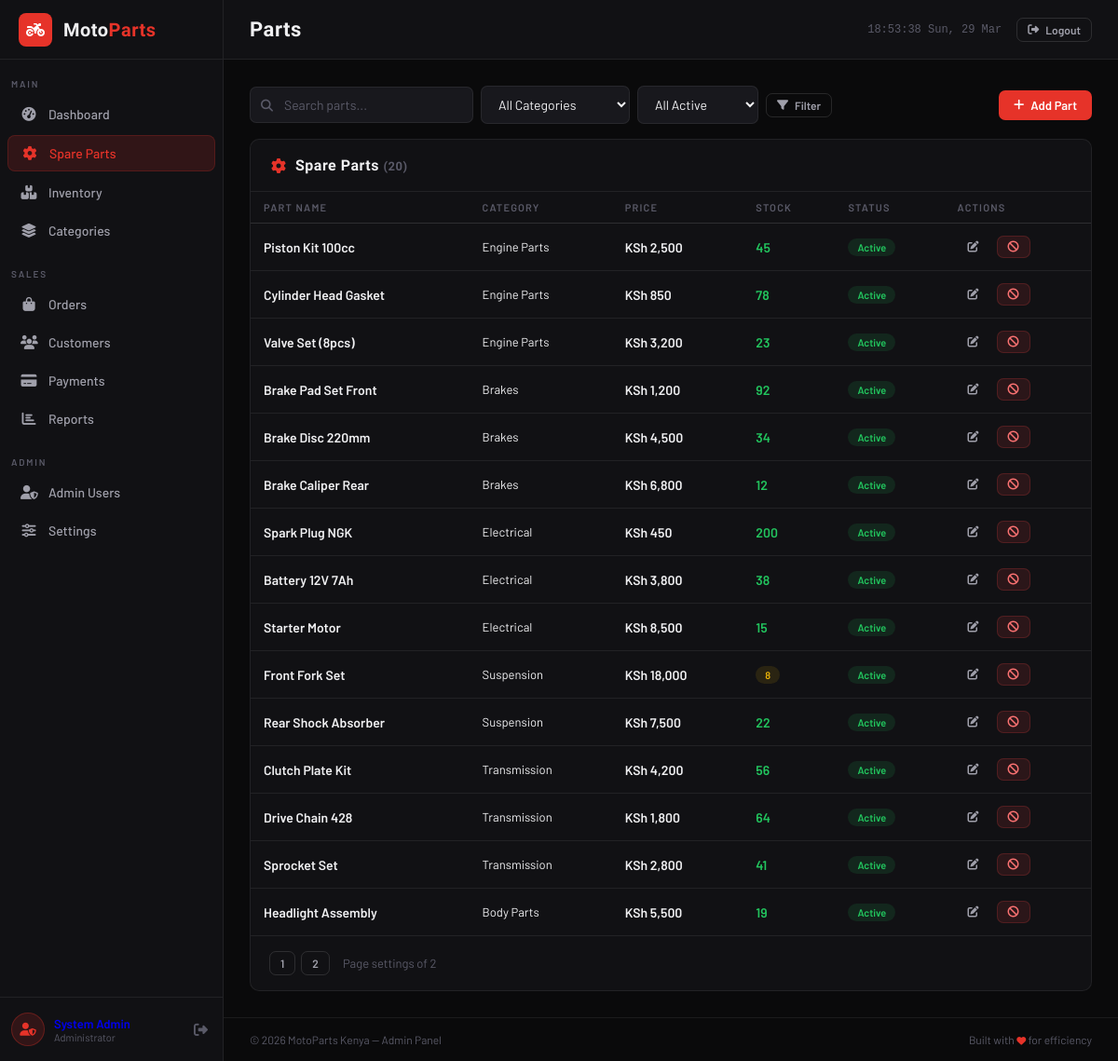
/admin/parts.php (signed in), run on the app's committed database.
### tables this page shows
CREATE TABLE IF NOT EXISTS spare_parts (
    part_id     INT            NOT NULL AUTO_INCREMENT,
    part_name   VARCHAR(200)   NOT NULL,
    category_id INT            DEFAULT NULL,
    price       DECIMAL(10,2)  NOT NULL,
    stock       INT            NOT NULL DEFAULT 0,
    description TEXT           DEFAULT NULL,
    image       VARCHAR(255)   NOT NULL DEFAULT 'default-part.jpg',
    brand       VARCHAR(100)   DEFAULT NULL,
    sku         VARCHAR(50)    DEFAULT NULL,
    is_active   TINYINT(1)     NOT NULL DEFAULT 1,
    created_at  TIMESTAMP      NOT NULL DEFAULT CURRENT_TIMESTAMP,
    updated_at  TIMESTAMP      NOT NULL DEFAULT CURRENT_TIMESTAMP ON UPDATE CURRENT_TIMESTAMP,
    PRIMARY KEY (part_id),
    UNIQUE KEY uq_sku (sku),
    KEY idx_category (category_id),
    CONSTRAINT fk_part_category
        FOREIGN KEY (category_id) REFERENCES categories(category_id)
        ON DELETE SET NULL
);

CREATE TABLE IF NOT EXISTS categories (
    category_id   INT          NOT NULL AUTO_INCREMENT,
    category_name VARCHAR(100) NOT NULL,
    description   TEXT         DEFAULT NULL,
    icon          VARCHAR(50)  NOT NULL DEFAULT 'fa-cog',
    created_at    TIMESTAMP    NOT NULL DEFAULT CURRENT_TIMESTAMP,
    PRIMARY KEY (category_id)
);

### admin/includes/db.php (called while the page is built, shortened)
<?php
if (!function_exists('sanitize')) {
    function sanitize($data) {
        return htmlspecialchars(strip_tags(trim((string)$data)), ENT_QUOTES, 'UTF-8');
    }
}

### admin/parts.php (the view, shortened to what this page needs)
<?php
require_once __DIR__ . '/includes/db.php';
$db = getDB();
$search    = trim($_GET['search'] ?? '');
$catFilter = (int)($_GET['category'] ?? 0);
$filter    = $_GET['filter'] ?? '';
$page      = max(1, (int)($_GET['page'] ?? 1));
$perPage   = 15;
$offset    = ($page - 1) * $perPage;
$where = "1=1";
if ($filter === 'low')      $where .= " AND p.stock<=10 AND p.stock>0 AND p.is_active=1";
elseif ($filter === 'out')  $where .= " AND p.stock=0 AND p.is_active=1";
elseif ($filter === 'inactive') $where .= " AND p.is_active=0";
else                        $where .= " AND p.is_active=1";
$_r   = $db->query("SELECT COUNT(*) c FROM spare_parts p WHERE $where");
$total = $_r ? (int)$_r->fetch_assoc()['c'] : 0;
$pages = ceil($total / $perPage);
$parts = $db->query("
    SELECT p.*, c.category_name
    FROM spare_parts p
    LEFT JOIN categories c ON p.category_id = c.category_id
    WHERE $where
    ORDER BY p.created_at DESC
    LIMIT $perPage OFFSET $offset
");
require_once __DIR__ . '/includes/header.php';
?>
<div class="flex items-center justify-between mb-4">
  <form class="flex gap-2 items-center" method="GET">
    <div class="search-box">
      <input class="form-control" style="width:240px;" name="search"
             placeholder="Search parts..." value="<?= htmlspecialchars($search) ?>">
    </div>
    <select class="form-control" name="category" style="width:160px;">
      <option value="">All Categories</option>
    </select>
    <select class="form-control" name="filter" style="width:130px;">
      <option value="">All Active</option>
    </select>
    <button class="btn btn-outline btn-sm" type="submit"><i class="fas fa-filter"></i> Filter</button>
  </form>
  <button class="btn btn-primary" onclick="openModal('addModal')">
    <i class="fas fa-plus"></i> Add Part
  </button>
</div>
<div class="card">
  <div class="card-header">
    <i class="fas fa-cog" style="color:var(--red);"></i>
    <h3>Spare Parts <span class="text-muted text-sm">(<?= $total ?>)</span></h3>
  </div>
  <div class="table-wrap">
    <table>
      <thead>
        <tr>
          <th>Part Name</th>
          <th>Category</th>
          <th>Price</th>
          <th>Stock</th>
          <th>Status</th>
          <th>Actions</th>
        </tr>
      </thead>
      <tbody>
        <?php if ($parts && $parts->num_rows > 0):
          while ($p = $parts->fetch_assoc()): ?>
        <tr>
          <td style="font-weight:600;max-width:220px;"><?= sanitize($p['part_name']) ?></td>
          <td class="text-sm"><?= sanitize($p['category_name'] ?? '-') ?></td>
          <td style="font-weight:600;">KSh <?= number_format($p['price']) ?></td>
          <td>
            <?php if ($p['stock'] == 0): ?>
              <span class="tag tag-out">Out</span>
            <?php elseif ($p['stock'] <= 10): ?>
              <span class="tag tag-low"><?= $p['stock'] ?></span>
            <?php else: ?>
              <span style="color:var(--green);font-weight:600;"><?= $p['stock'] ?></span>
            <?php endif; ?>
          </td>
          <td>
            <span class="tag <?= $p['is_active'] ? 'tag-active' : 'tag-inactive' ?>">
              <?= $p['is_active'] ? 'Active' : 'Inactive' ?>
            </span>
          </td>
          <td>
            <div class="flex gap-2">
              <button class="btn btn-ghost btn-sm" title="Edit"
                      onclick='editPart(<?= json_encode($p) ?>)'>
                <i class="fas fa-edit"></i>
              </button>
              <?php if ($p['is_active']): ?>
              <form method="POST" style="display:inline;"
                    onsubmit="return confirm('Deactivate this part?')">
                <button class="btn btn-danger btn-sm" type="submit">
                  <i class="fas fa-ban"></i>
                </button>
              </form>
              <?php endif; ?>
            </div>
          </td>
        </tr>
        <?php endwhile; endif; ?>
      </tbody>
    </table>
  </div>
  <?php if ($pages > 1): ?>
  <div style="padding:16px 20px;border-top:1px solid var(--border);display:flex;gap:6px;align-items:center;">
    <?php for ($i = 1; $i <= $pages; $i++): ?>
    <a href="?page=<?= $i ?>&search=<?= urlencode($search) ?>&category=<?= $catFilter ?>&filter=<?= $filter ?>"
       class="btn btn-sm <?= $i==$page ? 'btn-primary' : 'btn-outline' ?>"><?= $i ?></a>
    <?php endfor; ?>
    <span class="text-muted text-sm" style="margin-left:8px;">
      Page <?= $page ?> of <?= $pages ?>
    </span>
  </div>
  <?php endif; ?>
</div>
<?php require_once __DIR__ . '/includes/footer.php'; ?>

### admin/includes/header.php (style rules this page uses)
*, *::before, *::after { box-sizing: border-box; margin: 0; padding: 0; }
:root { --red: #e63329; --red-dark: #b5261e; --red-glow: rgba(230,51,41,0.15); --bg: #0a0a0b; --surface: #111114; --surface-2: #18181d; --surface-3: #1e1e24; --border: rgba(255,255,255,0.07); --border-2: rgba(255,255,255,0.12); --text: #f0f0f2; --text-2: #a0a0ab; --muted: #5a5a68; --green: #22c55e; --yellow: #eab308; --blue: #3b82f6; --font-head: 'Barlow Condensed', sans-serif; --font-body: 'Barlow', sans-serif; --sidebar-w: 240px; --topbar-h: 64px; --radius: 10px; }
html, body { height: 100%; background: var(--bg); font-family: var(--font-body); color: var(--text); }
.card { background: var(--surface); border: 1px solid var(--border); border-radius: var(--radius); overflow: hidden; }
.card-header { padding: 18px 22px; border-bottom: 1px solid var(--border); display: flex; align-items: center; gap: 10px; }
.card-header h3 { font-family: var(--font-head); font-size: 16px; font-weight: 700; letter-spacing: 0.5px; flex: 1; }
.table-wrap { overflow-x: auto; }
table { width: 100%; border-collapse: collapse; font-size: 14px; }
thead tr { border-bottom: 1px solid var(--border-2); }
th { padding: 10px 14px; text-align: left; font-size: 11px; font-weight: 600; letter-spacing: 1.2px; text-transform: uppercase; color: var(--muted); white-space: nowrap; }
td { padding: 13px 14px; border-bottom: 1px solid var(--border); vertical-align: middle; }
tr:last-child td { border-bottom: none; }
.tag { display: inline-flex; align-items: center; padding: 3px 10px; border-radius: 20px; font-size: 11px; font-weight: 600; white-space: nowrap; }
.tag-active { background: rgba(34,197,94,0.12); color: var(--green); }
.tag-low { background: rgba(234,179,8,0.12); color: var(--yellow); }
.btn { display: inline-flex; align-items: center; gap: 7px; padding: 8px 16px; border-radius: 7px; font-family: var(--font-body); font-size: 13px; font-weight: 600; cursor: pointer; border: none; text-decoration: none; transition: all 0.18s; white-space: nowrap; }
.btn-primary { background: var(--red); color: #fff; }
.btn-outline { background: transparent; border: 1px solid var(--border-2); color: var(--text-2); }
.btn-ghost { background: transparent; color: var(--text-2); padding: 6px 10px; }
.btn-sm { padding: 5px 11px; font-size: 12px; }
.btn-danger { background: rgba(239,68,68,0.12); color: #f87171; border: 1px solid rgba(239,68,68,0.2); }
.form-control { width: 100%; background: var(--surface-2); border: 1px solid var(--border); border-radius: 7px; padding: 10px 14px; font-family: var(--font-body); font-size: 14px; color: var(--text); outline: none; transition: border-color 0.2s, box-shadow 0.2s; }
.form-control::placeholder { color: var(--muted); }
select.form-control { cursor: pointer; }
.search-box { position: relative; }
.search-box input { padding-left: 36px; }
.flex { display: flex; }
.items-center { align-items: center; }
.justify-between { justify-content: space-between; }
.gap-2 { gap: 8px; }
.mb-4 { margin-bottom: 16px; }
.text-muted { color: var(--muted); }
.text-sm { font-size: 13px; }

### data on the page
spare_parts: part_name "Piston Kit 100cc", category.category_name "Engine Parts", price "2,500", stock "45", is_active "Active"
spare_parts: part_name "Cylinder Head Gasket", category.category_name "Engine Parts", price "850", stock "78", is_active "Active"
spare_parts: part_name "Valve Set (8pcs)", category.category_name "Engine Parts", price "3,200", stock "23", is_active "Active"
spare_parts: part_name "Brake Pad Set Front", category.category_name "Brakes", price "1,200", stock "92", is_active "Active"
spare_parts: part_name "Brake Disc 220mm", category.category_name "Brakes", price "4,500", stock "34", is_active "Active"
spare_parts: part_name "Brake Caliper Rear", category.category_name "Brakes", price "6,800", stock "12", is_active "Active"
spare_parts: part_name "Spark Plug NGK", category.category_name "Electrical", price "450", stock "200", is_active "Active"
spare_parts: part_name "Battery 12V 7Ah", category.category_name "Electrical", price "3,800", stock "38", is_active "Active"
spare_parts: part_name "Starter Motor", category.category_name "Electrical", price "8,500", stock "15", is_active "Active"
spare_parts: part_name "Front Fork Set", category.category_name "Suspension", price "18,000", stock "8", is_active "Active"
spare_parts: part_name "Rear Shock Absorber", category.category_name "Suspension", price "7,500", stock "22", is_active "Active"
spare_parts: part_name "Clutch Plate Kit", category.category_name "Transmission", price "4,200", stock "56", is_active "Active"
spare_parts: part_name "Drive Chain 428", category.category_name "Transmission", price "1,800", stock "64", is_active "Active"
spare_parts: part_name "Sprocket Set", category.category_name "Transmission", price "2,800", stock "41", is_active "Active"
spare_parts: part_name "Headlight Assembly", category.category_name "Body Parts", price "5,500", stock "19", is_active "Active"

### other printed values
$sec "MAIN"
$label "Dashboard"
$label "Spare Parts"
$label "Inventory"
$label "Categories"
$sec "SALES"
$label "Orders"
$label "Customers"
$label "Payments"
$label "Reports"
$sec "ADMIN"
$label "Admin Users"
$label "Settings"
$currentPage "Parts"
$total "20"
